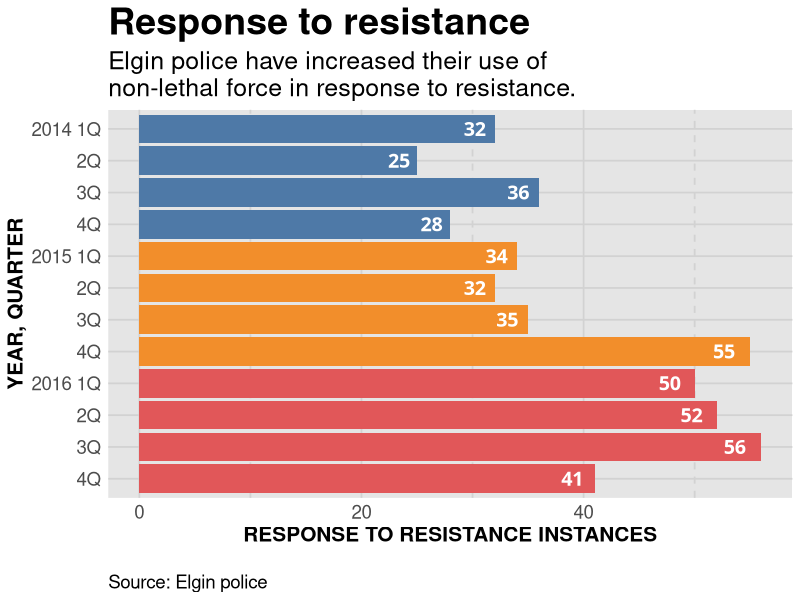

R code for this plot:
# The code in this file is described 
# in the pdf and html files of the same name

library(readr)
library(Cairo) # on Mac need to install XQuartz from https://www.xquartz.org/
library(ggplot2)
library(ggthemes)

#---------------------
# Uncomment this for windows devices only
# windowsFonts(Verdana=windowsFont('Verdana'))

# This function set styles for the chart
# Be sure to run it before you plot

theme_gfx <- function(...) {
  theme_set(theme_get() + theme(text = element_text(family = 'Verdana', size= 12, lineheight=0.9))) + 
    theme(
      # edit background colors
      plot.background = element_blank(),
      legend.background = element_blank(),
      panel.background=element_rect(fill="#E5E5E5"),
      strip.background=element_rect(fill="#E5E5E5"),
      # modify grid and tick lines
      panel.grid.major = element_line(size = .6, color="#D2D2D2"),
      panel.grid.minor = element_line(size = .6, color="#D2D2D2", linetype = "dashed"),
      axis.ticks = element_blank(),
      # edit font sizes
      plot.title = element_text(size = 27,face="bold"),
      plot.subtitle = element_text(size = 18),
      legend.title=element_text(size = 13,face="bold"),
      legend.text=element_text(size=14.7),
      axis.title=element_text(size=15, face="bold"),
      axis.text=element_text(size=13.5),
      plot.caption=element_text(size=13.5, hjust=0),
      strip.text = element_text(face="bold", size=13.5, hjust=0),
      # This puts the legend across the top
      legend.position="top", 
      legend.direction="horizontal",
      # removes label for legend
      #legend.title = element_blank(),
      ...
    )
}

#----------------
# Get and prepare the data

df <- read_csv("dfRTR.csv")
head(df)

#-----Insert plot here -------------

basebar <- ggplot(df) +
  aes(x = reorder(Year_Quarter, -sort), 
      y = Total_RTR, 
      fill = factor(year) ) +
  geom_bar(stat="identity") + 
  coord_flip() + theme_gfx()
  
# add all the titles.
basebar <- basebar + labs(
  title="Response to resistance",
  subtitle="Elgin police have increased their use of\nnon-lethal force in response to resistance.",
  x="YEAR, QUARTER", 
  y="RESPONSE TO RESISTANCE INSTANCES",
  caption="\nSource: Elgin police")

# Remove lengend
basebar <- basebar + theme(legend.position="None")

# Better x labels
basebar <- basebar + scale_x_discrete(
  labels=c("4Q","3Q","2Q","2016 1Q","4Q","3Q","2Q","2015 1Q","4Q","3Q","2Q","2014 1Q")
)

# add values to the bars
basebar <- basebar + geom_text(
  position = "stack", 
  aes(x = Year_Quarter, 
      y = Total_RTR - (Total_RTR * 0.025), 
      hjust = 1,
      label = Total_RTR),
  size=5,
  family="Verdana",
  fontface="bold",
  color="white"
  )

# color scheme - comment out for B/W PDF
basebar <- basebar + scale_colour_tableau() + scale_fill_tableau()
# make B/W PDF - remember to change name of file!
#basebar <- basebar + scale_colour_grey(start = 0, end = 0.75) + scale_fill_grey(start = 0, end = 0.75)

basebar

#----- End plot --------------

# save for PDF
#ggsave("barPlot.pdf", width = 7, height = 5.5, device=cairo_pdf, units = c("in"), dpi = 300, limitsize = FALSE)

# save for web
#ggsave("barPlot.png", width = 7, height = 5.5, device="png", units = c("in"), dpi = 86, limitsize = FALSE)


#dev.cur() # Turns on a "device" for printing, usually the plot window by default
#dev.off() # This turns off the "device." 
